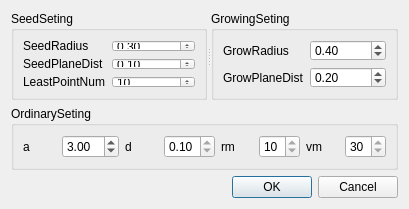
<?xml version="1.0" encoding="UTF-8"?>
<ui version="4.0">
 <class>SurfaceGrowingDialog</class>
 <widget class="QDialog" name="SurfaceGrowingDialog">
  <property name="geometry">
   <rect>
    <x>0</x>
    <y>0</y>
    <width>409</width>
    <height>209</height>
   </rect>
  </property>
  <property name="minimumSize">
   <size>
    <width>409</width>
    <height>209</height>
   </size>
  </property>
  <property name="maximumSize">
   <size>
    <width>409</width>
    <height>209</height>
   </size>
  </property>
  <property name="windowTitle">
   <string>SurfaceGrowing</string>
  </property>
  <layout class="QGridLayout" name="gridLayout_4">
   <item row="0" column="0">
    <widget class="QSplitter" name="splitter">
     <property name="orientation">
      <enum>Qt::Horizontal</enum>
     </property>
     <widget class="QGroupBox" name="groupBox">
      <property name="title">
       <string>SeedSeting</string>
      </property>
      <layout class="QGridLayout" name="gridLayout">
       <item row="0" column="0">
        <widget class="QLabel" name="label">
         <property name="text">
          <string>SeedRadius</string>
         </property>
        </widget>
       </item>
       <item row="0" column="1">
        <widget class="QDoubleSpinBox" name="seedRadiusDoubleSpinBox">
         <property name="minimum">
          <double>0.100000000000000</double>
         </property>
         <property name="maximum">
          <double>10.000000000000000</double>
         </property>
         <property name="singleStep">
          <double>0.100000000000000</double>
         </property>
         <property name="value">
          <double>0.300000000000000</double>
         </property>
        </widget>
       </item>
       <item row="1" column="0">
        <widget class="QLabel" name="label_2">
         <property name="text">
          <string>SeedPlaneDist</string>
         </property>
        </widget>
       </item>
       <item row="1" column="1">
        <widget class="QDoubleSpinBox" name="seedPlaneDistDoubleSpinBox">
         <property name="minimum">
          <double>0.050000000000000</double>
         </property>
         <property name="maximum">
          <double>1.000000000000000</double>
         </property>
         <property name="singleStep">
          <double>0.020000000000000</double>
         </property>
         <property name="value">
          <double>0.100000000000000</double>
         </property>
        </widget>
       </item>
       <item row="2" column="0">
        <widget class="QLabel" name="label_9">
         <property name="text">
          <string>LeastPointNum</string>
         </property>
        </widget>
       </item>
       <item row="2" column="1">
        <widget class="QSpinBox" name="leastPointNumPinBox">
         <property name="minimum">
          <number>3</number>
         </property>
         <property name="maximum">
          <number>50</number>
         </property>
         <property name="value">
          <number>10</number>
         </property>
        </widget>
       </item>
      </layout>
     </widget>
     <widget class="QGroupBox" name="groupBox_2">
      <property name="title">
       <string>GrowingSeting</string>
      </property>
      <layout class="QGridLayout" name="gridLayout_2">
       <item row="0" column="0">
        <widget class="QLabel" name="label_3">
         <property name="text">
          <string>GrowRadius</string>
         </property>
        </widget>
       </item>
       <item row="0" column="1">
        <widget class="QDoubleSpinBox" name="growRadiusDoubleSpinBox">
         <property name="minimum">
          <double>0.050000000000000</double>
         </property>
         <property name="maximum">
          <double>1.000000000000000</double>
         </property>
         <property name="singleStep">
          <double>0.020000000000000</double>
         </property>
         <property name="value">
          <double>0.400000000000000</double>
         </property>
        </widget>
       </item>
       <item row="1" column="0">
        <widget class="QLabel" name="label_4">
         <property name="text">
          <string>GrowPlaneDist</string>
         </property>
        </widget>
       </item>
       <item row="1" column="1">
        <widget class="QDoubleSpinBox" name="growPlaneDistDoubleSpinBox">
         <property name="minimum">
          <double>0.050000000000000</double>
         </property>
         <property name="maximum">
          <double>1.000000000000000</double>
         </property>
         <property name="singleStep">
          <double>0.020000000000000</double>
         </property>
         <property name="value">
          <double>0.200000000000000</double>
         </property>
        </widget>
       </item>
      </layout>
     </widget>
    </widget>
   </item>
   <item row="1" column="0">
    <widget class="QGroupBox" name="groupBox_3">
     <property name="title">
      <string>OrdinarySeting</string>
     </property>
     <layout class="QGridLayout" name="gridLayout_3">
      <item row="0" column="6">
       <widget class="QLabel" name="label_8">
        <property name="text">
         <string>vm</string>
        </property>
       </widget>
      </item>
      <item row="0" column="1">
       <widget class="QDoubleSpinBox" name="aDoubleSpinBox">
        <property name="minimum">
         <double>2.000000000000000</double>
        </property>
        <property name="maximum">
         <double>10.000000000000000</double>
        </property>
        <property name="value">
         <double>3.000000000000000</double>
        </property>
       </widget>
      </item>
      <item row="0" column="5">
       <widget class="QSpinBox" name="rmSpinBox">
        <property name="minimum">
         <number>10</number>
        </property>
        <property name="maximum">
         <number>10</number>
        </property>
        <property name="value">
         <number>10</number>
        </property>
       </widget>
      </item>
      <item row="0" column="3">
       <widget class="QDoubleSpinBox" name="dDoubleSpinBox">
        <property name="minimum">
         <double>0.100000000000000</double>
        </property>
        <property name="maximum">
         <double>0.100000000000000</double>
        </property>
        <property name="value">
         <double>0.100000000000000</double>
        </property>
       </widget>
      </item>
      <item row="0" column="4">
       <widget class="QLabel" name="label_7">
        <property name="text">
         <string>rm</string>
        </property>
       </widget>
      </item>
      <item row="0" column="2">
       <widget class="QLabel" name="label_6">
        <property name="text">
         <string>d</string>
        </property>
       </widget>
      </item>
      <item row="0" column="7">
       <widget class="QSpinBox" name="vmSpinBox">
        <property name="minimum">
         <number>30</number>
        </property>
        <property name="maximum">
         <number>30</number>
        </property>
        <property name="value">
         <number>30</number>
        </property>
       </widget>
      </item>
      <item row="0" column="0">
       <widget class="QLabel" name="label_5">
        <property name="text">
         <string>a</string>
        </property>
       </widget>
      </item>
     </layout>
    </widget>
   </item>
   <item row="2" column="0">
    <widget class="QDialogButtonBox" name="buttonBox">
     <property name="orientation">
      <enum>Qt::Horizontal</enum>
     </property>
     <property name="standardButtons">
      <set>QDialogButtonBox::Cancel|QDialogButtonBox::Ok</set>
     </property>
    </widget>
   </item>
  </layout>
 </widget>
 <resources/>
 <connections>
  <connection>
   <sender>buttonBox</sender>
   <signal>accepted()</signal>
   <receiver>SurfaceGrowingDialog</receiver>
   <slot>accept()</slot>
   <hints>
    <hint type="sourcelabel">
     <x>248</x>
     <y>254</y>
    </hint>
    <hint type="destinationlabel">
     <x>157</x>
     <y>274</y>
    </hint>
   </hints>
  </connection>
  <connection>
   <sender>buttonBox</sender>
   <signal>rejected()</signal>
   <receiver>SurfaceGrowingDialog</receiver>
   <slot>reject()</slot>
   <hints>
    <hint type="sourcelabel">
     <x>316</x>
     <y>260</y>
    </hint>
    <hint type="destinationlabel">
     <x>286</x>
     <y>274</y>
    </hint>
   </hints>
  </connection>
 </connections>
</ui>
